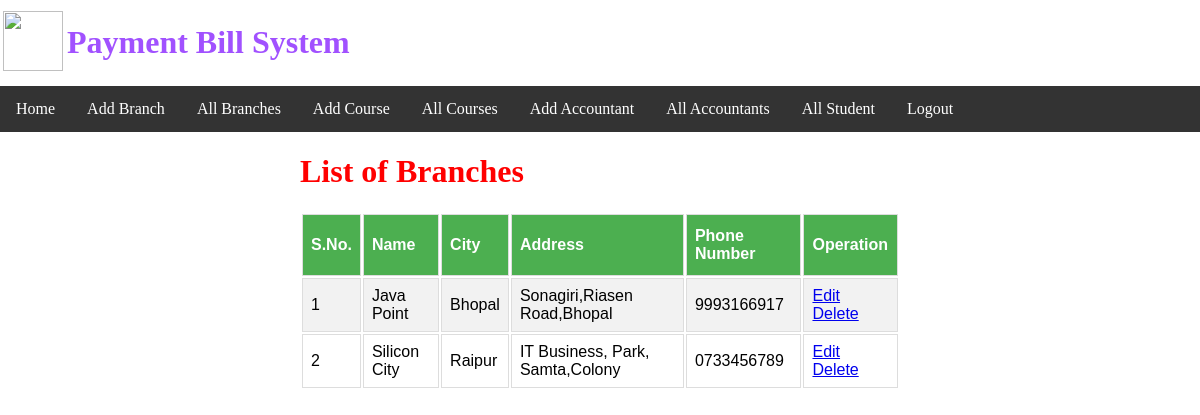
Screenshot of /allBranch (signed in) with the database file from the repository.
### users/models.py (models this page shows)
class Branch_Master(models.Model):
    name = models.TextField(max_length=45)
    address = models.TextField(max_length=100)
    city = models.TextField(max_length=50)
    phone = models.TextField(max_length=11)

### users/views.py (the view)
# urls.py: path('allBranch', views.allBranches),
def allBranches(request):
    if request.session.has_key("admin"):
        bobj = Branch_Master.objects.all()
        return render(request, "viewallbranches.html", {"branches": bobj})
    else:
        return render(request, "login.html")

### users/templates/viewallbranches.html (shortened to what this page needs)
<!DOCTYPE html>
<html>
<head lang="en">
    {% load staticfiles %}
    <link href="{% static 'style.css' %}" rel="stylesheet" type="text/css">
</head>
<body>
{% include 'header.html' %}
{% include 'admin_menu.html' %}
<div style="width: 50%; margin-left: 25%">
    <h1 style="color: red">List of Branches</h1>
<div id="customers">
    <table style="width: 100%">
        <tr>
            <th>S.No.</th>
            <th>Name</th>
            <th>City</th>
            <th>Address</th>
            <th>Phone Number</th>
            <th>Operation</th>
        </tr>
        {% for b in branches %}
            <tr>
                <td>
                    {{ b.id }}
                </td>
                <td>
                    {{ b.name }}
                </td>
                <td>
                    {{ b.city }}
                </td>
                <td>
                    {{ b.address }}
                </td>
                <td>
                    {{ b.phone }}
                </td>
                <td>
                    <a href="/editbranch/{{ b.id }}">Edit</a>
                    <a href="/deletebranch/{{ b.id }}">Delete</a>
                </td>
            </tr>
        {% endfor %}
    </table>
</div>
</body>
</html>

### users/static/style.css (style rules this page uses)
body { padding: 0%; margin: 0%; }
#customers { font-family: "Trebuchet MS", Arial, Helvetica, sans-serif; border-collapse: collapse; width: 100%; }
#customers td, #customers th { border: 1px solid #ddd; padding: 8px; }
#customers tr:nth-child(even) { background-color: #f2f2f2; }
#customers th { padding-top: 12px; padding-bottom: 12px; text-align: left; background-color: #4CAF50; color: white; }

### rows the page displays
Branch_Master: id "1", name "Java Point", city "Bhopal", address "Sonagiri,Riasen Road,Bhopal", phone "9993166917"
Branch_Master: id "2", name "Silicon City", city "Raipur", address "IT Business, Park, Samta,Colony", phone "0733456789"
